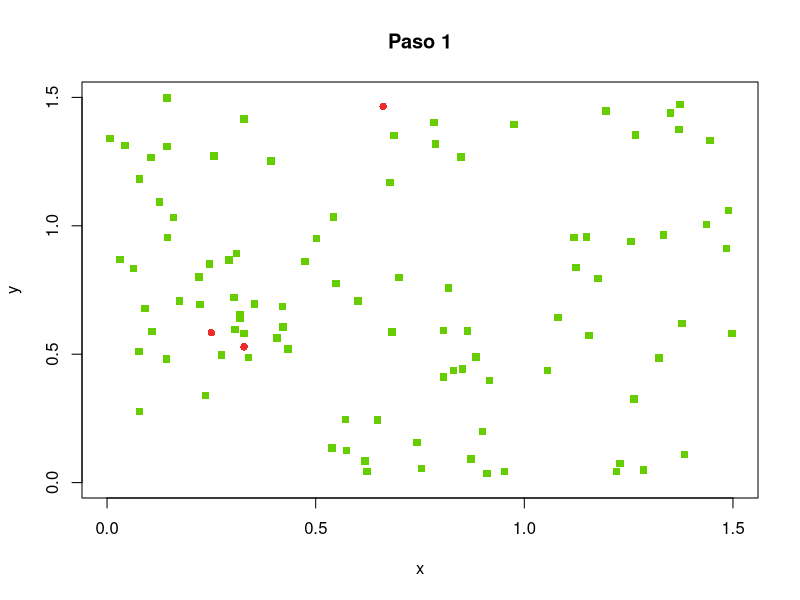
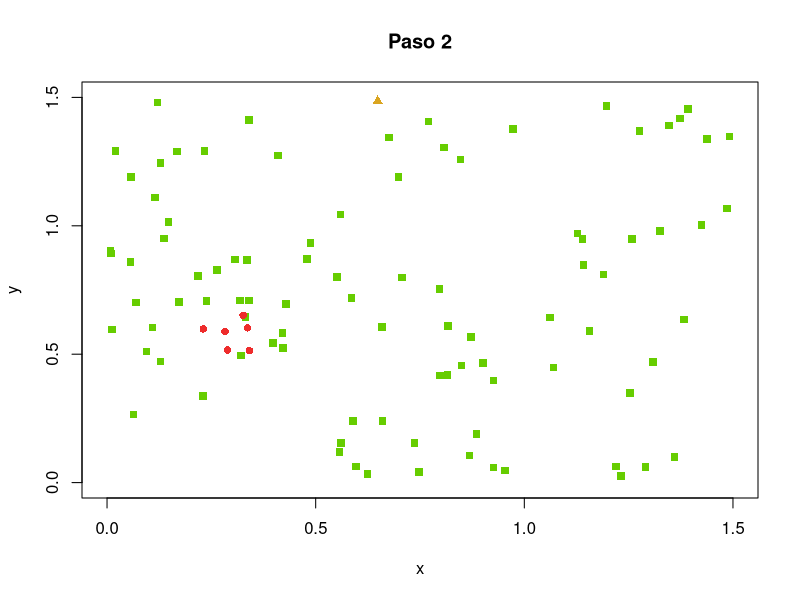
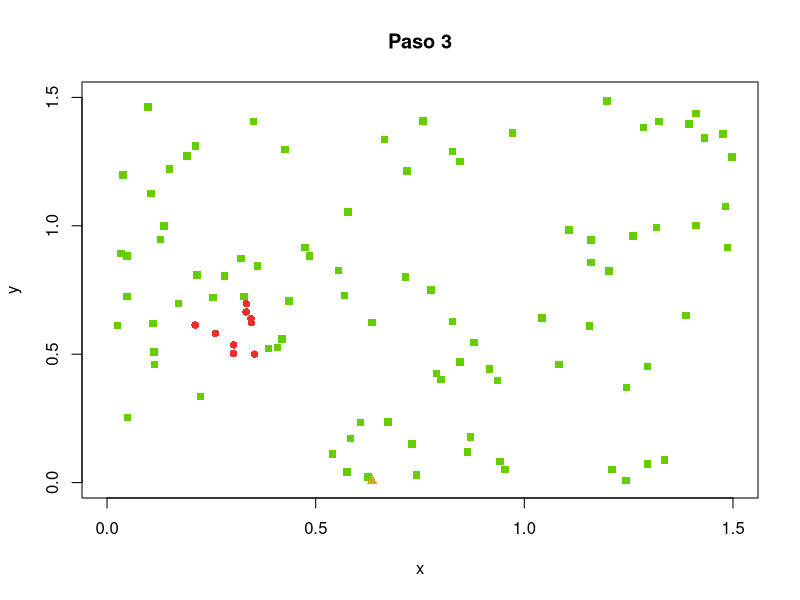
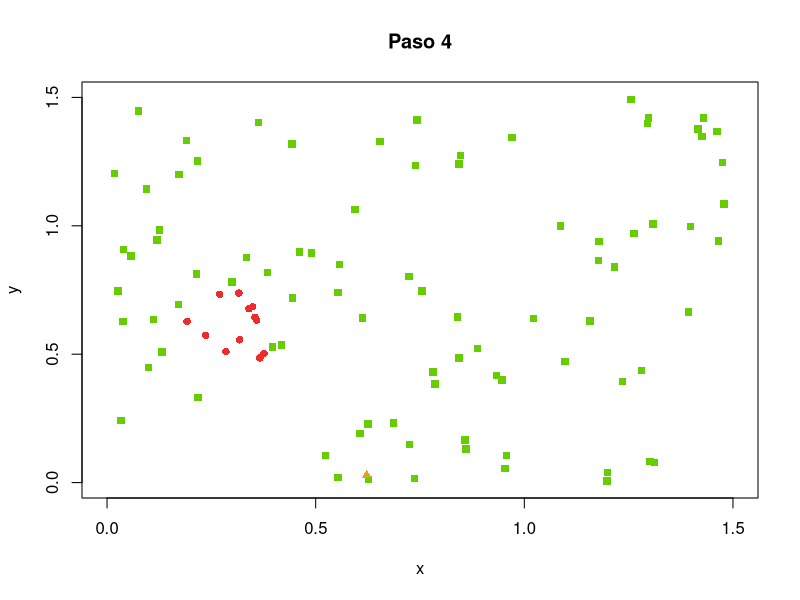
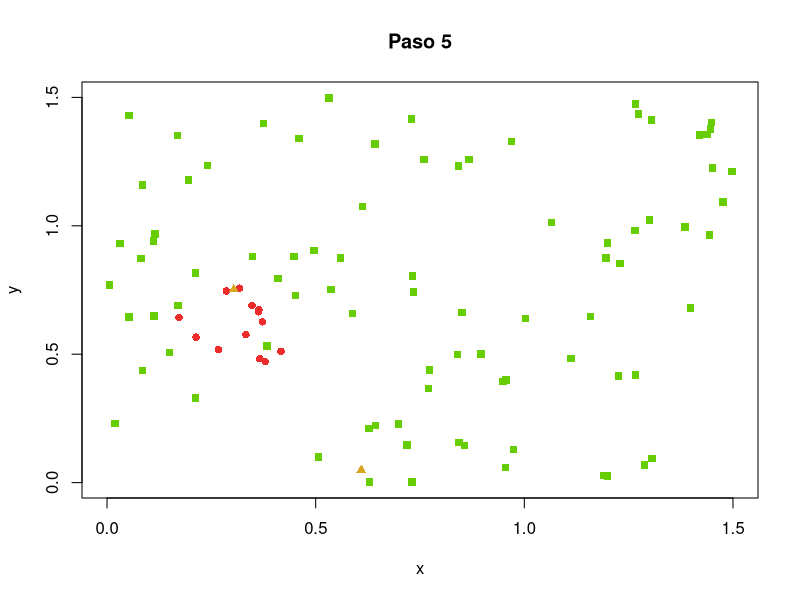
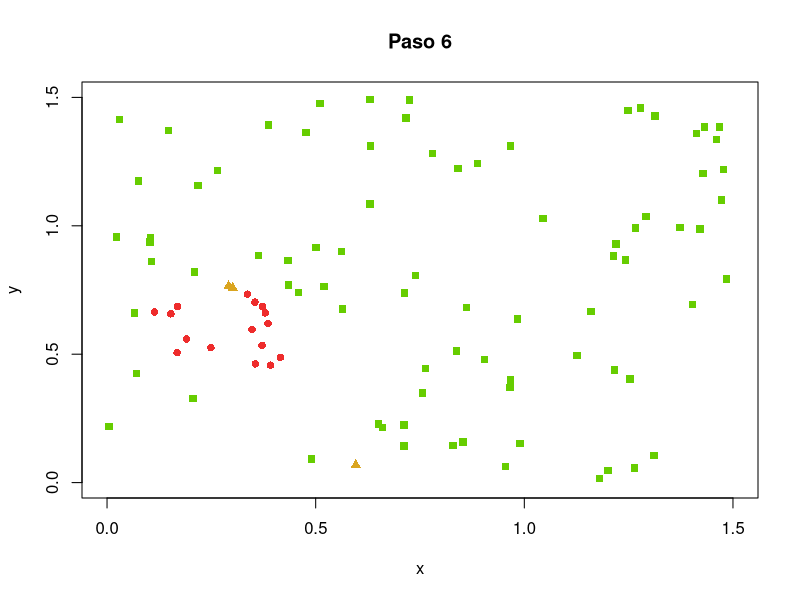
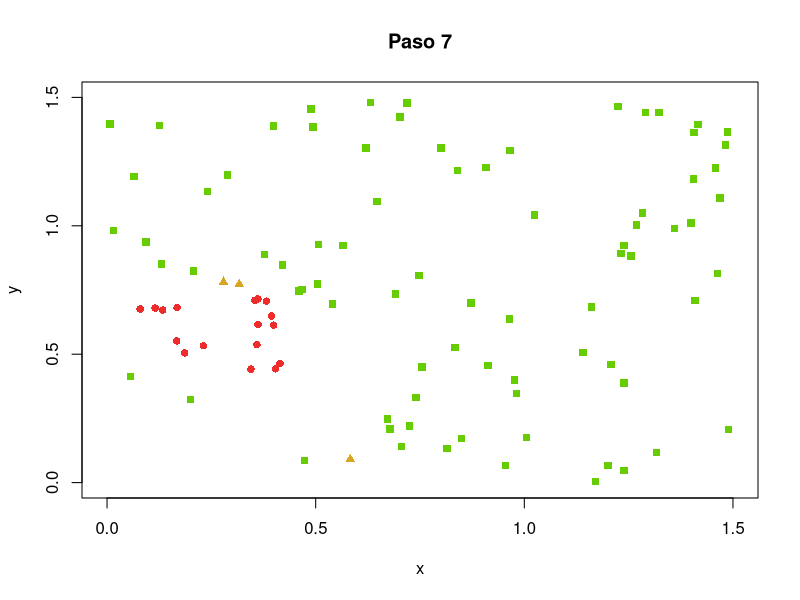
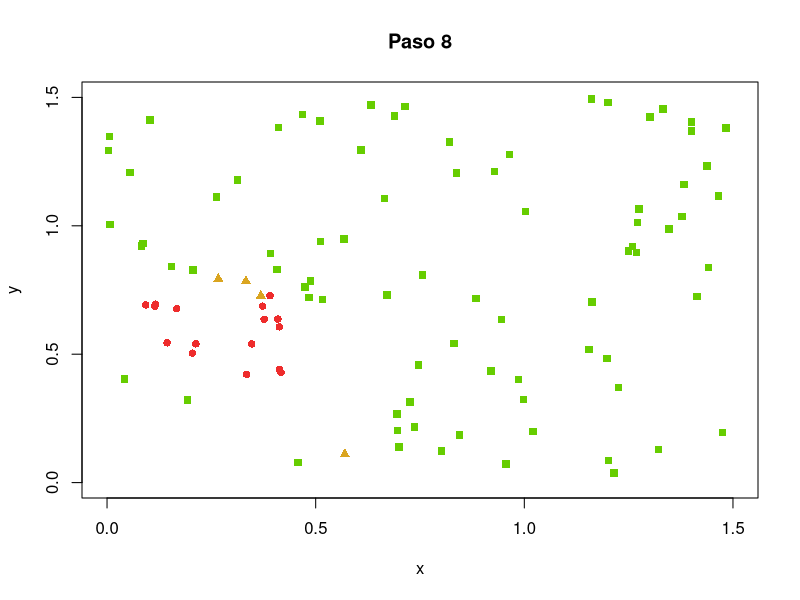

The R script that drew these images, in order: (Note: this script raises an error after producing the figures.)
Tinicial=Sys.time()
l <- 1.5
n <- 100
pi <- 0.05
pr <- 0.02
v <- l / 60
agentes <- data.frame(x = double(), y = double(), dx = double(), dy = double(), estado  = character())
for (i in 1:n) {
  e <- "S"
  if (runif(1) < pi) {
    e <- "I"
  }
  agentes <- rbind(agentes, data.frame(x = runif(1, 0, l), y = runif(1, 0, l),
                                       dx = runif(1, -v, v), dy = runif(1, -v, v),
                                       estado = e))
  levels(agentes$estado) <- c("S", "I", "R")
}
epidemia <- integer()
r <- 0.1
tmax <- 100
digitos <- floor(log(tmax, 10)) + 1
for (tiempo in 1:tmax) {
  infectados <- dim(agentes[agentes$estado == "I",])[1]
  epidemia <- c(epidemia, infectados)
  if (infectados == 0) {
    break
  }
  contagios <- rep(FALSE, n)
  for (i in 1:n) { # posibles contagios
    a1 <- agentes[i, ]
    if (a1$estado == "I") { # desde los infectados
      for (j in 1:n) {
        if (!contagios[j]) { # aun sin contagio
          a2 <- agentes[j, ]
          if (a2$estado == "S") { # hacia los susceptibles
            dx <- a1$x - a2$x
            dy <- a1$y - a2$y
            d <- sqrt(dx^2 + dy^2)
            if (d < r) { # umbral
              p <- (r - d) / r
              if (runif(1) < p) {
                contagios[j] <- TRUE
              }
            }
          }
        }
      }
    }
  }
  for (i in 1:n) { # movimientos y actualizaciones
    a <- agentes[i, ]
    if (contagios[i]) {
      a$estado <- "I"
    } else if (a$estado == "I") { # ya estaba infectado
      if (runif(1) < pr) {
        a$estado <- "R" # recupera
      }
    }
    a$x <- a$x + a$dx
    a$y <- a$y + a$dy
    if (a$x > l) {
      a$x <- a$x - l
    }
    if (a$y > l) {
      a$y <- a$y - l
    }
    if (a$x < 0) {
      a$x <- a$x + l
    }
    if (a$y < 0) {
      a$y <- a$y + l
    }
    agentes[i, ] <- a
  }
  aS <- agentes[agentes$estado == "S",]
  aI <- agentes[agentes$estado == "I",]
  aR <- agentes[agentes$estado == "R",]
  tl <- paste(tiempo, "", sep="")
  while (nchar(tl) < digitos) {
    tl <- paste("0", tl, sep="")
  }
  salida <- paste("p6_t", tl, ".png", sep="")
  tiempo <- paste("Paso", tiempo)
  png(salida)
  plot(l, type="n", main=tiempo, xlim=c(0, l), ylim=c(0, l), xlab="x", ylab="y")
  if (dim(aS)[1] > 0) {
    points(aS$x, aS$y, pch=15, col="chartreuse3", bg="chartreuse3")
  }
  if (dim(aI)[1] > 0) {
    points(aI$x, aI$y, pch=16, col="firebrick2", bg="firebrick2")
  }
  if (dim(aR)[1] > 0) {
    points(aR$x, aR$y, pch=17, col="goldenrod", bg="goldenrod")
  }
  graphics.off()
}
png("p6e.png", width=600, height=300)
plot(1:length(epidemia), 100 * epidemia / n, xlab="Tiempo", ylab="Porcentaje de infectados")
graphics.off()
Tfinal=Sys.time()
TiempoO=Tfinal-Tinicial
print(TiempoO)